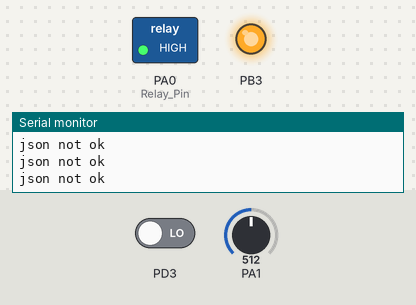
A program run on a simulated ATmega16, built with avr-gcc and emulated at 8 MHz. Parts: switched loads named in the program (green lamp = pin HIGH), output pins drawn as LEDs (lit = HIGH), the last lines printed to the serial monitor. Inputs (shaded band) come from the test bench; at power-on: PD3 LOW, PA1 = 512. Pins used as bus, display or sensor lines are not drawn.

Above: at 1.7 s.
1.8 s: PD3 driven HIGH
At 2.7 s:
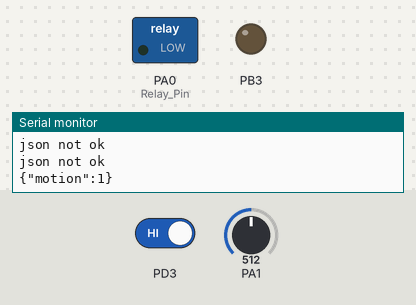
Timing chart, 0 to 4.8 s (numbered marks = the images above; inputs shaded):
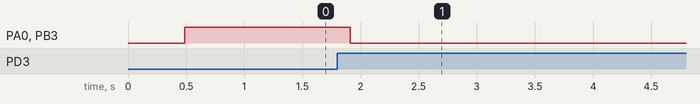

The program:

main.c
```c
/*
 * @file : Motion_Lights.c
 * @author : Avinashee Tech
 * @brief : main project file
 */


#include "spi_functions.h"
#include "json_decoder.h"
#include "nrf24l01_functions.h"
#include "uart_functions.h"

#include <avr/io.h>
#include <avr/interrupt.h>
#include <util/delay.h>

#include <stdbool.h>
#include <stdio.h>
#include <string.h>

#define MAX_FIELDS 2        //json max field param
#define Relay_Pin  0        //relay gpio pin

SPI_Handle_t spi_handle;    //spi handler

//	Used in IRQ ISR
volatile bool motion_detected = false;
volatile uint16_t counter = 0;
uint8_t seconds_passed = 0;

// Used to control whether this node is sending or receiving (nrf24L01)
bool role = false;        // true = TX role, false = RX role
char payload_buffer[30];  //buffer for message transmit and receive

/*AVR Json params*/
jsonNode_t *root;
jsonDecoderStatus_t json_status = JSON_DECODER_KEY_NOT_FOUND;


/***********************************************************************
 *@brief : ISR function to handle interrupt on INT1 pin
 *@param : interrupt vector for respective interrupt
 *@retval : None
 *@note : this function is called when pin logic goes from low to high
          i.e. on rising edge
************************************************************************/
ISR(INT1_vect){
	motion_detected = true;
}

/***********************************************************************
 *@brief : function to initialize motion sensor settings
 *@param : None
 *@retval : None
 *@note : interrupt based mechanism is chosen over polling
************************************************************************/
void motion_sensor_init(void){
	cli();                               //clear global interrupt mask
	MCUCR |= ((1<<ISC11) | (1<<ISC10));  //rising edge interrupt
	GICR |= (1<<INT1);                   //enable interrupt 1
	sei();                               //set global interrupt mask
}

/***********************************************************************
 *@brief : function to initialize adc peripheral of mcu
 *@param : adc channel number
 *@retval : None
 *@note : adc is used to read LDR sensor values.
************************************************************************/
void adc_init(uint8_t channel){
	cli();                               //clear global interrupt mask
	ADMUX |= ((1<<REFS1) | (1<<REFS0));  //Internal 2.56v as voltage reference
	ADMUX |= (channel & 0x1F);           //select adc channel

	ADCSRA |= (1<<ADPS2) | (1<<ADPS1) | (1<<ADPS0);   //clock prescaler - 128
	ADCSRA |= (1<<ADEN);                              //enable adc
	sei();                               //set global interrupt mask
}

/***********************************************************************
 *@brief : function to read adc data
 *@param : None
 *@retval : 16bit adc data
 *@note : actual adc value is only 10bit placed in two 8bit registers
************************************************************************/
uint16_t adc_read(void){

	ADCSRA |= (1<<ADSC);  //start conversion
	_delay_us(100);
	uint16_t adc_val = (uint16_t)((ADCL) | (ADCH<<8));

	return adc_val;

}

/***********************************************************************
 *@brief : function to initialize timer0 peripheral of mcu
 *@param : None
 *@retval : None
 *@note : timer0 keeps count of seconds passed for timeout calculation.
          Also, mode selected for the timer is CTC.
************************************************************************/
void timer0_init(void){
	 cli();                            //clear global interrupt mask
	 TCCR0 |= (1<<CS01) | (1<<CS00);   //clock selected is divided by 64.
	 TCCR0 |= (1<<WGM01);              //sets mode to CTC
	 OCR0 = 0x7C;                      //sets TOP to 124 so the timer will overflow every 1 ms.
	 TIMSK |= (1<<OCIE0);              //Output Compare Match A Interrupt Enable
	 sei();                            //set global interrupt mask
}

/***********************************************************************
 *@brief : ISR function to handle interrupt on timer0 compare match
 *@param : interrupt vector for respective interrupt
 *@retval : None
 *@note : this function is called every 1ms
************************************************************************/
ISR(TIMER0_COMP_vect)
{
	counter ++;
	if(counter==1000){
		seconds_passed++;
		counter = 0;
	}
}

/***********************************************************************
 *@brief : function to initialize radio module according to role selected
 *@param : role - false implies RX role and true implies TX role
 *@retval : sent or receive acknowledgement
 *@note : both modules stay in receiver mode by default
************************************************************************/
int radio_operation(bool role){
	/*When the nRF24L01 is in power down it must always settle in Standby for 1.5ms
	before it can enter one of the TX or RX modes.*/
	if(role){
		//shift to tx role
		uint8_t data_config = 0x08;
		nrf24_send_spi(W_REGISTER | CONFIG,(uint8_t*)&data_config,1); //power down
		_delay_ms(1);
		ce_low();
		_delay_ms(1);
		data_config = 	(1 << EN_CRC) |						// CRC enable
		(1 << CRC0) |						// CRC scheme
		(1 << PWR_UP) |						// Power up
		~(1<<PRIM_RX);
		nrf24_send_spi(W_REGISTER | CONFIG,(uint8_t*)&data_config,1);


		memset(payload_buffer,0,sizeof(payload_buffer));
		sprintf(payload_buffer,"{\"motion\":%d}\r\n",motion_detected?1:0);
		UART_SendString((char*)payload_buffer);
		_delay_ms(100);
		uint8_t sent = nrf24_send_message(payload_buffer,strlen(payload_buffer));
		_delay_ms(100);
		if(sent){
			UART_SendString("Transfer success\r\n");
			_delay_ms(100);
			return 1;
		}else{
			UART_SendString("Transfer failed\r\n");
			_delay_ms(100);
			return 0;
		}

	}else{
		//shift to rx role
		uint8_t data_config = 0x08;
		nrf24_send_spi(W_REGISTER | CONFIG,(uint8_t*)&data_config,1);  //power down
		_delay_ms(1);
		data_config = (1 << EN_CRC) |		// CRC enable
		(1 << CRC0) |						// CRC scheme
		(1 << PWR_UP) |						// Power up
		(1<<PRIM_RX);
		nrf24_send_spi(W_REGISTER | CONFIG,(uint8_t*)&data_config,1);
		ce_high();

		_delay_ms(1);

		memset(payload_buffer,0,sizeof(payload_buffer));
		if(nrf24_available()){
			nrf24_read_message(payload_buffer,sizeof(payload_buffer));
			UART_SendString((char*)payload_buffer);
		}
		_delay_ms(100);

	    /*Json decoding*/
		int received_motion = 0;
		json_status = JSON_DECODER_fromString(payload_buffer);
		if(json_status==JSON_DECODER_OK){
			UART_SendString("json ok\r\n");
		    _delay_ms(100);
		    JSON_DECODER_getRoot(&root);
		    JSON_DECODER_getNumber(root,"motion",&received_motion);
		    _delay_ms(100);
			return received_motion;
		}else{
			UART_SendString("json not ok\r\n");
			_delay_ms(100);
			return 0;
		}

	}

}

/************************************************************************
 *@brief : function for peripheral initialization of system
 *@param : None
 *@retval : None
 *@note : calls respective peripheral init functions
************************************************************************/
void init_system(void){
		//Initialize SPI
		spi_init(&spi_handle);
		_delay_ms(100);

		//Initialize UART
		uart_init();
		_delay_ms(100);

		//Initialize nRF24L01
		nrf24_init();
		_delay_ms(100);

		cs_high();  //chip select pin set to high logic before start

		//Initialize ADC
		adc_init(0x01);

		//Initialize Timer0
		timer0_init();

		//Initialize motion sensor
		motion_sensor_init();

		//Initialize relay pin
		DDRA |= (1<<Relay_Pin);  //relay pin as output PA0
		PORTA |= (1<<Relay_Pin);
}

/***********************************************************************
 *@brief : function to enable peripheral of mcu
 *@param : None
 *@retval : None
************************************************************************/
void enable_peripherals(void){
	SPCR |= (1<<SPE);                    //enable SPI
	UCSRB |= ((1 << RXEN) | (1 << TXEN)); /* Turn on UART transmission and reception */
	ADCSRA |= (1<<ADEN);                 //enable ADC
}

/***********************************************************************
 *@brief : function to disable peripheral of mcu
 *@param : None
 *@retval : None
************************************************************************/
void disable_peripherals(void){
	SPCR |= ~(1<<SPE);                    //disable SPI
	UCSRB |= (~(1 << RXEN) | ~(1 << TXEN)); /* Turn off UART transmission and reception */
	ADCSRA |= ~(1<<ADEN);                 //disable ADC
}

int main(void)
{
    //Initialize system
	init_system();

	uint8_t lights_on = 0;       //variable indicating light status

    while (1)
    {

		int received_motion = radio_operation(role);
		uint16_t ldr_value = adc_read();
		_delay_ms(10);

		/*action to be taken when self motion triggered*/
        if(motion_detected && ldr_value<550){       //Only consider motion in night/no light condition
			PORTA &= ~(1<<Relay_Pin);               //Close Relay N.O. Contact
			counter = 0;                            //reset counter
			seconds_passed = 0;                     //reset seconds counter
			lights_on = 1;
			role = true;
			int tx_status = radio_operation(role);  //send message to other node
			while((!tx_status) && (seconds_passed<30)){  //in case of transmit fail after 30seconds -> timeout
				tx_status = radio_operation(role);
			}
			motion_detected = false;                //variable defaults to false
			role = false;                           //revert back to receiver role
		}else{
			asm("nop");                             //Do nothing if motion detected in light condition
			motion_detected = false;
			if(lights_on && seconds_passed>=120){   //If light on due to previous motion detection, turn off after 2 minutes
				PORTA |= (1<<Relay_Pin);
				lights_on = 0;
			}
		}


		/*action to be taken when other node sends motion data*/
		if((received_motion==1) && (role==false)){
			PORTA &= ~(1<<Relay_Pin);               //Close Relay N.O. Contact
			counter = 0;                            //reset counter
			seconds_passed = 0;                     //reset seconds counter
			lights_on = 1;
		}else{
			asm("nop");
			if(lights_on && seconds_passed>=120){   //If light on due to previous motion detection, turn off after 2 minutes
				PORTA |= (1<<Relay_Pin);
				lights_on = 0;
			}
		}

    }
}
```

json_decoder.c
```c
// (licence header left out)
#include <string.h>
#include <stdint.h>
#include "json_decoder.h"
#include "mem_model.h"
#include "lexer.h"
#include "parser.h"

jsonDecoderStatus_t JSON_DECODER_getRoot(jsonNode_t **pNode)
{
    *pNode = theJson;
    return JSON_DECODER_OK;
}

jsonDecoderStatus_t JSON_DECODER_getObject(jsonNode_t *current, char *key, jsonNode_t **pNode)
{
    do
    {
        if (strcmp(current->key, key) == 0)
        {
            if (current->type == OBJECT && current->v != NULL)
            {
                *pNode = current->v;
                return JSON_DECODER_OK;
            }
            return JSON_DECODER_KEY_NOT_FOUND;
        }
        current = current->h;
    } while (current != NULL);

    return JSON_DECODER_KEY_NOT_FOUND;
}

jsonDecoderStatus_t JSON_DECODER_getString(jsonNode_t *current, char *key, uint8_t size, char *pVal)
{
    do
    {
        if (strcmp(current->key, key) == 0)
        {
            strncpy(pVal, current->value.str, size);
            return JSON_DECODER_OK;
        }
        current = current->h;
    } while (current != NULL);

    return JSON_DECODER_KEY_NOT_FOUND;
}

jsonDecoderStatus_t JSON_DECODER_getNumber(jsonNode_t *current, char *key, int *pVal)
{
    do
    {
        if (strcmp(current->key, key) == 0)
        {
            *pVal = current->value.num;
            return JSON_DECODER_OK;
        }
        current = current->h;
    } while (current != NULL);

    return JSON_DECODER_KEY_NOT_FOUND;
}

jsonDecoderStatus_t JSON_DECODER_fromString(char *str)
{
    MEM_MODEL_init();
    LEXER_init(str);

    if (PARSER_OK != PARSER_parseTokens())
    {
        return JSON_DECODER_BAD_FORMAT;
    }

    return JSON_DECODER_OK;
}
```

json_decoder.h
```c
// (licence header left out)
#ifndef JSON_DECODER_H_
#define JSON_DECODER_H_

#include "mem_model.h"

typedef enum {
    JSON_DECODER_OK,
    JSON_DECODER_BAD_FORMAT,
    JSON_DECODER_KEY_NOT_FOUND,
} jsonDecoderStatus_t;

/**
 * \brief Parses a JSON string into a C representation.
 *
 * It supports string, number and object values.
 *
 * \param[in] str A string representation of a JSON object. After parsing, the string will have been altered.
 *
 * \return Decoder status.
 * \retval JSON_DECODER_OK Decoding is successful.
 * \retval JSON_DECODER_BAD_FORMAT There input is invalid.
 */
jsonDecoderStatus_t JSON_DECODER_fromString(char *str);

/**
 * \brief The outermost object in a JSON is called the root.
 *
 * This function must not be called before JSON_DECODER_fromString.
 *
 * \param[out] pNode Pointer to a jsonNode_t.
 *
 * \return Decoder status.
 * \retval JSON_DECODER_OK pNode now points to the root.
 */
jsonDecoderStatus_t JSON_DECODER_getRoot(jsonNode_t **pNode);

/**
 * \brief Finds a JSON object by key in another JOSN object.
 *
 * This function must not be called before JSON_DECODER_fromString.
 *
 * \param[in] current The JSON object to search into.
 * \param[in] key The key of the object to find.
 * \param[out] pNode Pointer to the object, if found.
 *
 * \return Decoder status.
 * \retval JSON_DECODER_OK Object was found and pNode now points to in.
 * \retval JSON_DECODER_KEY_NOT_FOUND The specified key does not exist.
 */
jsonDecoderStatus_t JSON_DECODER_getObject(jsonNode_t *current, char *key, jsonNode_t **pNode);

/**
 * \brief Finds a string by key in a JOSN object.
 *
 * This function must not be called before JSON_DECODER_fromString.
 *
 * \param[in] current The JSON object to search into.
 * \param[in] key The key of the string to find.
 * \param[in] size Maximum size of the string. Should not be bigger than the length of the pVal buffer.
 * \param[out] pVal Pointer to the string, if found.
 *
 * \return Decoder status.
 * \retval JSON_DECODER_OK String was found and pVal now points to in.
 * \retval JSON_DECODER_KEY_NOT_FOUND The specified key does not exist.
 */
jsonDecoderStatus_t JSON_DECODER_getString(jsonNode_t *current, char *key, uint8_t size, char *pVal);

/**
 * \brief Finds a number by key in a JSON object.
 *
 * This function must not be called before JSON_DECODER_fromString.
 *
 * \param[in] current The JSON object to search into.
 * \param[in] key The key of the string to find.
 * \param[out] pVal Pointer to the number, if found.
 *
 * \return Decoder status.
 * \retval JSON_DECODER_OK Number was found and pVal now points to in.
 * \retval JSON_DECODER_KEY_NOT_FOUND The specified key does not exist.
 */
jsonDecoderStatus_t JSON_DECODER_getNumber(jsonNode_t *current, char *key, int *pVal);

#endif /* JSON_DECODER_H_ */
```

lexer.c
```c
// (licence header left out)
#define JSON_SYNTAX "{:,}"
#define NUMBER_CHARACTERS "0123456789"

#include <stdint.h>
#include <stdlib.h>
#include <string.h>
#include "mem_model.h"
#include "lexer.h"

static char *current_possition;

typedef enum {
    FOUND,
    NOT_FOUND,
} partialLexStatus_t;

static partialLexStatus_t lex_string(jsonToken_t *token)
{
    if (*current_possition == '"')
    {
        current_possition = current_possition + 1;
    }
    else
    {
        return NOT_FOUND;
    }

    for (uint8_t i = 0; i < strlen(current_possition); i++)
    {
        if (current_possition[i] == '"')
        {
            token->type = STRING;
            token->value.str = current_possition;

            current_possition[i] = 0;
            current_possition = current_possition + i + 1;
            return LEXER_OK;
        }
    }

    return NOT_FOUND;
}

static partialLexStatus_t lex_number(jsonToken_t *token)
{
    char *numEnd = current_possition;
    char temp;

    for (uint8_t i = 0; i < strlen(current_possition); i++)
    {
        if (!strchr(NUMBER_CHARACTERS, current_possition[i]))
        {
            break;
        }
        numEnd = numEnd + 1;
    }

    // Only decimal numbers allowed

    if (numEnd - current_possition >= 1)
    {
        temp = *numEnd;
        *numEnd = 0;

        token->type = NUMBER;
        token->value.num = atoi(current_possition);

        *numEnd = temp;
        current_possition = numEnd;

        return LEXER_OK;
    }

    return NOT_FOUND;
}

static lexStatus_t lex_core(jsonToken_t *token)
{
    partialLexStatus_t ret;

    if (strlen(current_possition))
    {
        ret = lex_string(token);
        if (FOUND == ret)
        {
            return LEXER_OK;
        }
        else if (ret != NOT_FOUND)
        {
            return LEXER_BAD_FORMAT;
        }

        ret = lex_number(token);
        if (FOUND == ret)
        {
            return LEXER_OK;
        }
        else if (ret != NOT_FOUND)
        {
            return LEXER_BAD_FORMAT;
        }

        switch (current_possition[0])
        {
            case ' ': // intended fall through
            case '\\':
                current_possition = current_possition + 1;
                return LEXER_SKIP;

                break;

            case '{':
                token->type = LEFT_BRACE;
                break;

            case '}':
                token->type = RIGHT_BRACE;
                break;

            case ',':
                token->type = COMMA;
                break;

            case ':':
                token->type = COLON;
                break;

            default:
                return LEXER_BAD_FORMAT;
        }

        current_possition = current_possition + 1;

        return LEXER_OK;
    }

    return LEXER_NO_MORE_TOKENS;
}

lexStatus_t LEXER_nextToken(jsonToken_t *token)
{
    lexStatus_t ret;
    ret = lex_core(token);

    while (LEXER_SKIP == ret)
    {
        ret = lex_core(token);
    }

    return ret;
}

void LEXER_init(char *str)
{
    current_possition = str;
}
```

lexer.h
```c
// (licence header left out)
#ifndef LEXER_H_
#define LEXER_H_

typedef enum {
    LEXER_OK,
    LEXER_SKIP,
    LEXER_NO_MORE_TOKENS,
    LEXER_BAD_FORMAT,
} lexStatus_t;

void LEXER_init(char *str);
lexStatus_t LEXER_nextToken(jsonToken_t *token);


#endif /* LEXER_H_ */
```

Source omitted: mem_model.c (1534 bytes), mem_model.h (1830 bytes), nrf24l01_functions.c (11142 bytes), nrf24l01_functions.h (4063 bytes), parser.c (6421 bytes), parser.h (1396 bytes), spi_functions.c (4741 bytes), spi_functions.h (1129 bytes), uart_functions.c (2371 bytes), uart_functions.h (347 bytes)

Measured:
- after the input at 1.8 s, PA0 (Relay_Pin), PB3: HIGH → LOW after 0.11 s
